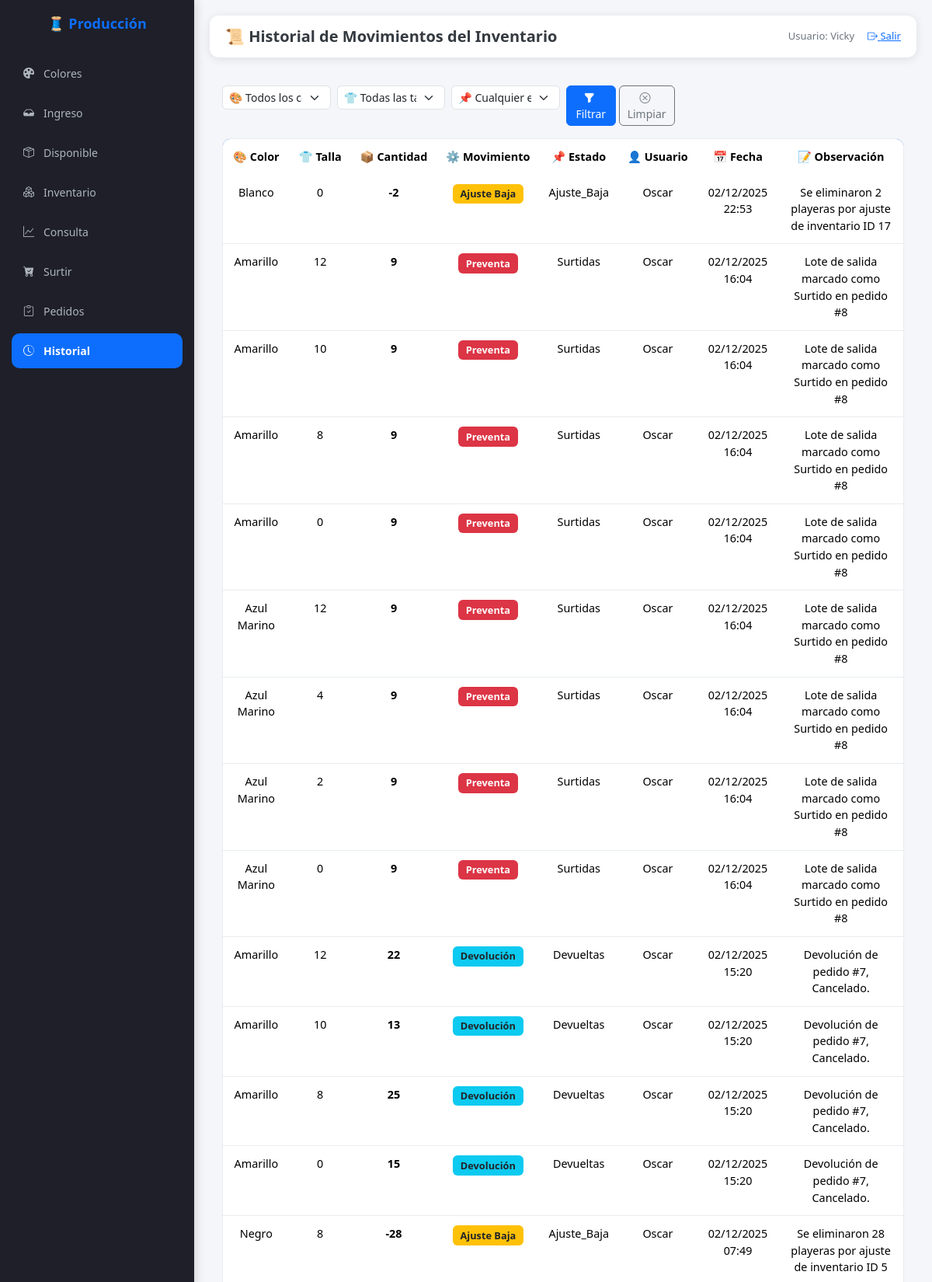
Page /ver_historial_inventario (signed in, upper part) on the committed database.
### modelos.py (models this page shows, shortened)
class HistorialInventario(db.Model):
    __tablename__ = "historial_inventario"
    id = db.Column(db.Integer, primary_key=True)
    inventario_id = db.Column(db.Integer, db.ForeignKey("inventario.id", ondelete="CASCADE"))
    tipo_movimiento = db.Column(
        db.Enum("Recepción Producción", "Ingreso Manual", "Devolución", "Ajuste Alta", "Ajuste Baja", "Salidas", "Preventa", "Ventas"),
        nullable=False
    )
    cantidad_historial = db.Column(db.Integer, nullable=False)
    status_id = db.Column(db.Integer, db.ForeignKey("status.id"), nullable=False)
    fecha_movimiento = db.Column(db.DateTime, default=fecha_local_tijuana, nullable=False)
    usuario = db.Column(db.String(50), default="sistema")
    observaciones = db.Column(db.Text, nullable=True)
    inventario = db.relationship("Inventario", back_populates="movimientos")
    status = db.relationship("Status")

class Color(db.Model):
    __tablename__ = "color"
    id = db.Column(db.Integer, primary_key=True)
    nombre = db.Column(db.String(50), unique=True, nullable=False)
    cortes = db.relationship("Corte", back_populates="color")  # 🔥 aquí
    inventarios = db.relationship("Inventario", back_populates="color")  # 🆕 aquí

class Talla(db.Model):
    __tablename__ = "talla"
    id = db.Column(db.Integer, primary_key=True)
    nombre = db.Column(db.String(10), unique=True, nullable=False)
    costo = db.Column(db.Float, nullable=False, default=0.0)
    producciones = db.relationship("Produccion", back_populates="talla")

class Status(db.Model):
    __tablename__ = "status"
    id = db.Column(db.Integer, primary_key=True)
    nombre = db.Column(db.String(20), unique=True, nullable=False)
    descripcion = db.Column(db.String(100), nullable=True)
    fase = db.Column(db.String(20), nullable=True)

### app.py (the view)
@app.route("/ver_historial_inventario")
@login_requerido
def ver_historial_inventario():
    color_id = request.args.get("color_id", "")
    talla_id = request.args.get("talla_id", "")
    estado_id = request.args.get("estado", "")
    page = request.args.get("page", 1, type=int)
    per_page = 50  # 👉 Número de filas por página (ajústalo si quieres)
    colores = Color.query.all()
    tallas = Talla.query.all()
    estados = Status.query.filter(Status.fase == "Inventario").order_by(Status.id).all()
    movimientos = (
        db.session.query(HistorialInventario)
        .join(Inventario)
        .join(Status)
    )
    if color_id:
        movimientos = movimientos.filter(Inventario.color_id == int(color_id))
    if talla_id:
        movimientos = movimientos.filter(Inventario.talla_id == int(talla_id))
    if estado_id:
        movimientos = movimientos.filter(HistorialInventario.status_id == int(estado_id))
    movimientos = movimientos.order_by(
        HistorialInventario.fecha_movimiento.desc()
    ).paginate(page=page, per_page=per_page)
    return render_template(
        "ver_historial_inventario.html",
        movimientos=movimientos,
        colores=colores,
        tallas=tallas,
        estados=estados,
        color_seleccionado=color_id,
        talla_seleccionada=talla_id,
        estado_seleccionado=estado_id
    )

### app.py (called while the page is built)
def login_requerido(f):
    @wraps(f)
    def decorador(*args, **kwargs):
        if "usuario" not in session:
            flash("⚠️ Debes iniciar sesión para acceder a esta sección.", "warning")
            return redirect(url_for("login"))
        return f(*args, **kwargs)
    return decorador

### templates/ver_historial_inventario.html (shortened to what this page needs)
{% extends "base.html" %}
{% block header %}📜 Historial de Movimientos del Inventario{% endblock %}
{% block content %}
<div class="historial-container">
    <form class="row g-2 mb-3" method="GET" action="{{ url_for('ver_historial_inventario') }}">
        <div class="col-12 col-md-2">
            <select name="color_id" class="form-select form-select-sm select-filtro">
                <option value="">🎨 Todos los colores</option>
            </select>
        </div>
        <div class="col-12 col-md-2">
            <select name="talla_id" class="form-select form-select-sm select-filtro">
                <option value="">👕 Todas las tallas</option>
            </select>
        </div>
        <div class="col-12 col-md-2">
            <select name="estado" class="form-select form-select-sm select-filtro">
                <option value="">📌 Cualquier estado</option>
            </select>
        </div>
        <div class="col-12 col-md-2 d-flex gap-1">
            <button class="btn btn-primary btn-sm btn-filtro flex-fill" type="submit">
                <i class="bi bi-funnel-fill me-1"></i> Filtrar
            </button>
            <a href="{{ url_for('ver_historial_inventario') }}" class="btn btn-outline-secondary btn-sm btn-filtro flex-fill">
                <i class="bi bi-x-circle me-1"></i> Limpiar
            </a>
        </div>
    </form>
    {% if movimientos %}
    <div class="tabla-wrapper">
        <table class="table table-hover tabla-historial">
            <thead>
                <tr>
                    <th>🎨 Color</th>
                    <th>👕 Talla</th>
                    <th>📦 Cantidad</th>
                    <th>⚙️ Movimiento</th>
                    <th>📌 Estado</th>
                    <th>👤 Usuario</th>
                    <th>📅 Fecha</th>
                    <th>📝 Observación</th>
                </tr>
            </thead>
            <tbody>
                {% for m in movimientos %}
                <tr>
                    <td>{{ m.inventario.color.nombre }}</td>
                    <td>{{ m.inventario.talla.nombre }}</td>
                    <td class="fw-bold">{{ m.cantidad_historial }}</td>
                    <td>
                        {% if m.tipo_movimiento == "Recepción Producción" %}
                            <span class="badge bg-success">{{ m.tipo_movimiento }}</span>
                        {% elif m.tipo_movimiento == "Ingreso Manual" %}
                            <span class="badge bg-primary">{{ m.tipo_movimiento }}</span>
                         {% elif m.tipo_movimiento == "Devolución" %}
                            <span class="badge bg-info text-dark">{{ m.tipo_movimiento }}</span>
                        {% elif m.tipo_movimiento == "Ajuste Alta" %}
                            <span class="badge bg-warning text-dark">{{ m.tipo_movimiento }}</span>
                        {% elif m.tipo_movimiento == "Ajuste Baja" %}
                            <span class="badge bg-warning text-dark">{{ m.tipo_movimiento }}</span>
                        {% elif m.tipo_movimiento == "Salidas" %}
                            <span class="badge bg-warning text-dark">{{ m.tipo_movimiento }}</span>
                        {% elif m.tipo_movimiento == "Ventas" %}
                            <span class="badge bg-warning text-dark">{{ m.tipo_movimiento }}</span>
                        {% else %}
                            <span class="badge bg-danger">{{ m.tipo_movimiento }}</span>
                        {% endif %}
                    </td>
                    <td>{{ m.status.nombre }}</td>
                    <td>{{ m.usuario }}</td>
                    <td>{{ m.fecha_movimiento.strftime('%d/%m/%Y %H:%M') }}</td>
                    <td>{{ m.observaciones or '-' }}</td>
                </tr>
                {% endfor %}
            </tbody>
        </table>
    </div>
    {% endif %}
</div>
{% endblock %}

### templates/base.html (style rules this page uses)
* { margin: 0; padding: 0; box-sizing: border-box; }
html, body { height: 100%; width: 100%; }
body { font-family: 'Segoe UI', Tahoma, Geneva, Verdana, sans-serif; background: #f5f6fa; display: flex; flex-direction: column; padding-bottom: 80px; }

### templates/ver_historial_inventario.html (style rules this page uses)
.historial-container { padding: 1rem; }
.select-filtro { border-radius: 6px; }
.btn-filtro { border-radius: 6px; transition: all 0.2s ease; }
.tabla-wrapper { overflow-x: auto; overflow-y: auto; max-height: calc(100vh - 350px); border-radius: 10px; border: 1px solid #e9ecef; background: #fff; }
.tabla-historial { margin-bottom: 0; font-size: 0.95rem; }
.tabla-historial thead { background: linear-gradient(135deg, #0d6efd 0%, #0b5ed7 100%); color: white; position: sticky; top: 0; z-index: 10; }
.tabla-historial th { font-size: 0.9rem; font-weight: 600; padding: 0.75rem !important; text-align: center; white-space: nowrap; border: none; }
.tabla-historial td { padding: 0.75rem !important; text-align: center; border-bottom: 1px solid #e9ecef; font-size: 0.9rem; }
.badge { font-size: 0.8rem; font-weight: 600; padding: 0.4rem 0.6rem; border-radius: 6px; display: inline-block; }

### rows in the picture
HistorialInventario: inventario.color.nombre "Blanco", inventario.talla.nombre "0", cantidad_historial "-2", tipo_movimiento "Ajuste Baja", status.nombre "Ajuste_Baja", usuario "Oscar", fecha_movimiento "02/12/2025 22:53", observaciones "Se eliminaron 2 playeras por ajuste de inventario ID 17"
HistorialInventario: inventario.color.nombre "Amarillo", inventario.talla.nombre "12", cantidad_historial "9", tipo_movimiento "Preventa", status.nombre "Surtidas", usuario "Oscar", fecha_movimiento "02/12/2025 16:04", observaciones "Lote de salida marcado como Surtido en pedido #8"
HistorialInventario: inventario.color.nombre "Amarillo", inventario.talla.nombre "10", cantidad_historial "9", tipo_movimiento "Preventa", status.nombre "Surtidas", usuario "Oscar", fecha_movimiento "02/12/2025 16:04", observaciones "Lote de salida marcado como Surtido en pedido #8"
HistorialInventario: inventario.color.nombre "Amarillo", inventario.talla.nombre "8", cantidad_historial "9", tipo_movimiento "Preventa", status.nombre "Surtidas", usuario "Oscar", fecha_movimiento "02/12/2025 16:04", observaciones "Lote de salida marcado como Surtido en pedido #8"
HistorialInventario: inventario.color.nombre "Amarillo", inventario.talla.nombre "0", cantidad_historial "9", tipo_movimiento "Preventa", status.nombre "Surtidas", usuario "Oscar", fecha_movimiento "02/12/2025 16:04", observaciones "Lote de salida marcado como Surtido en pedido #8"
HistorialInventario: inventario.color.nombre "Azul Marino", inventario.talla.nombre "12", cantidad_historial "9", tipo_movimiento "Preventa", status.nombre "Surtidas", usuario "Oscar", fecha_movimiento "02/12/2025 16:04", observaciones "Lote de salida marcado como Surtido en pedido #8"
HistorialInventario: inventario.color.nombre "Azul Marino", inventario.talla.nombre "4", cantidad_historial "9", tipo_movimiento "Preventa", status.nombre "Surtidas", usuario "Oscar", fecha_movimiento "02/12/2025 16:04", observaciones "Lote de salida marcado como Surtido en pedido #8"
HistorialInventario: inventario.color.nombre "Azul Marino", inventario.talla.nombre "2", cantidad_historial "9", tipo_movimiento "Preventa", status.nombre "Surtidas", usuario "Oscar", fecha_movimiento "02/12/2025 16:04", observaciones "Lote de salida marcado como Surtido en pedido #8"
HistorialInventario: inventario.color.nombre "Azul Marino", inventario.talla.nombre "0", cantidad_historial "9", tipo_movimiento "Preventa", status.nombre "Surtidas", usuario "Oscar", fecha_movimiento "02/12/2025 16:04", observaciones "Lote de salida marcado como Surtido en pedido #8"
HistorialInventario: inventario.color.nombre "Amarillo", inventario.talla.nombre "12", cantidad_historial "22", tipo_movimiento "Devolución", status.nombre "Devueltas", usuario "Oscar", fecha_movimiento "02/12/2025 15:20", observaciones "Devolución de pedido #7, Cancelado."
HistorialInventario: inventario.color.nombre "Amarillo", inventario.talla.nombre "10", cantidad_historial "13", tipo_movimiento "Devolución", status.nombre "Devueltas", usuario "Oscar", fecha_movimiento "02/12/2025 15:20", observaciones "Devolución de pedido #7, Cancelado."
HistorialInventario: inventario.color.nombre "Amarillo", inventario.talla.nombre "8", cantidad_historial "25", tipo_movimiento "Devolución", status.nombre "Devueltas", usuario "Oscar", fecha_movimiento "02/12/2025 15:20", observaciones "Devolución de pedido #7, Cancelado."
HistorialInventario: inventario.color.nombre "Amarillo", inventario.talla.nombre "0", cantidad_historial "15", tipo_movimiento "Devolución", status.nombre "Devueltas", usuario "Oscar", fecha_movimiento "02/12/2025 15:20", observaciones "Devolución de pedido #7, Cancelado."
HistorialInventario: inventario.color.nombre "Negro", inventario.talla.nombre "8", cantidad_historial "-28", tipo_movimiento "Ajuste Baja", status.nombre "Ajuste_Baja", usuario "Oscar", fecha_movimiento "02/12/2025 07:49", observaciones "Se eliminaron 28 playeras por ajuste de inventario ID 5"

### other values in the picture
{{ session.get('usuario', 'Invitado') }} "Vicky"
